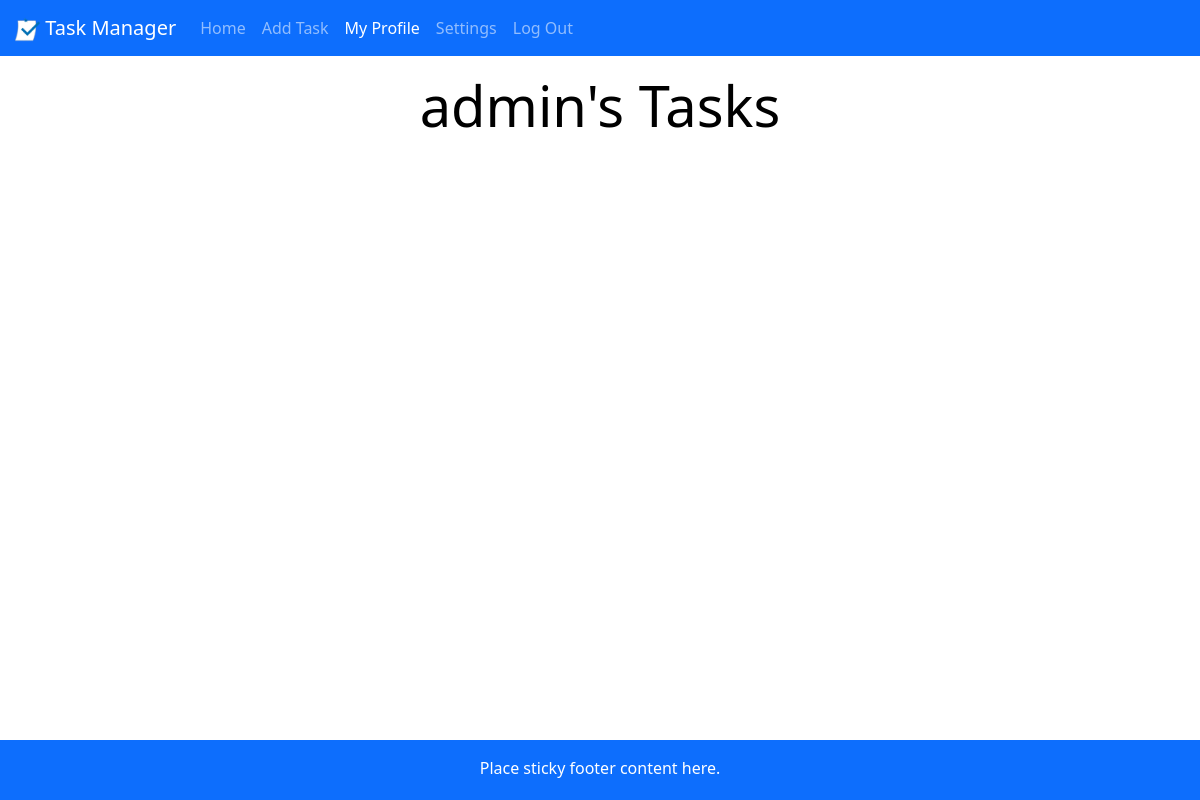
The app's page /admin (signed in), older data.
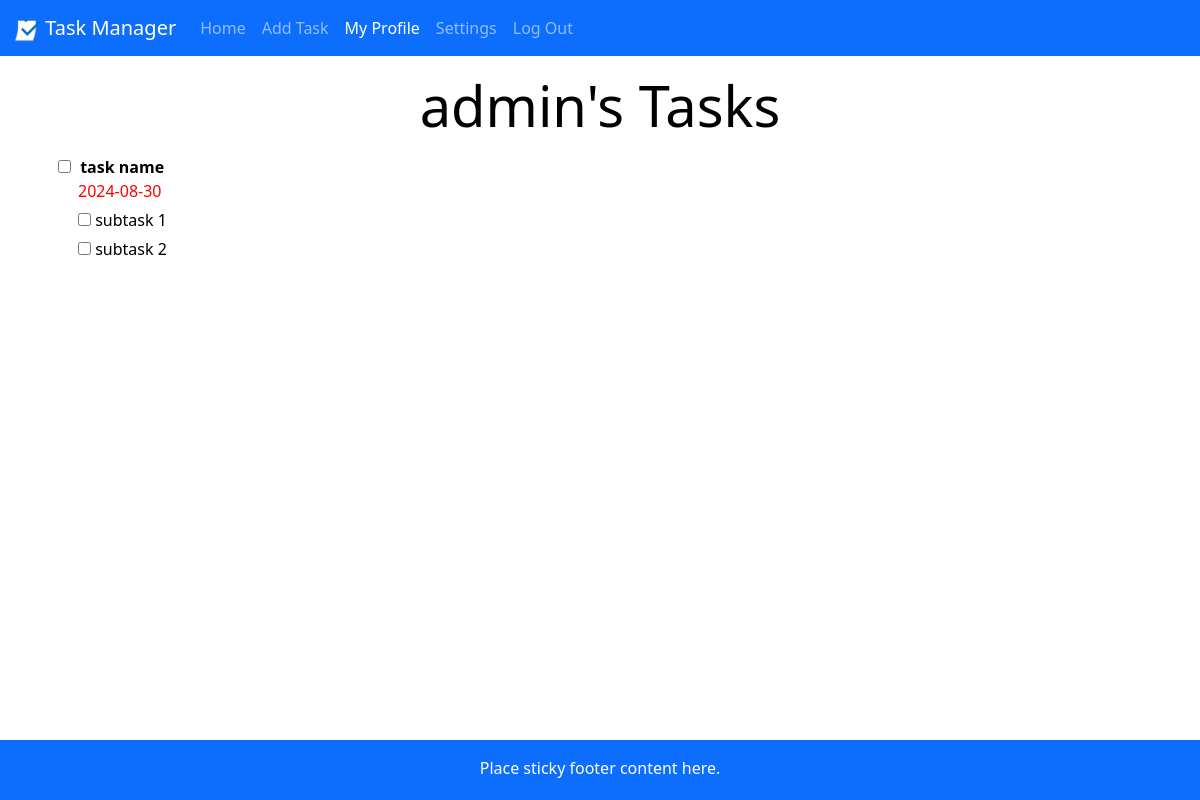
The same page, newer data.
### app.py (models this page shows, shortened)
class Task(db.Model):
    __tablename__ = 'Task'
    id = db.Column(db.Integer, primary_key = True)
    title = db.Column(db.String(100), nullable = False)
    description = db.Column(db.String(200), default = None)
    due_date = db.Column(db.Date, default = None)
    completed = db.Column(db.Boolean, default = False)
    user_lower = db.Column(db.String(20), nullable = False) # matches user_lower in "User" class
    subtasks = db.relationship('Subtask', backref='task', lazy = True)

class Subtask(db.Model):
    __tablename__ = 'Subtask'
    id = db.Column(db.Integer, primary_key = True)
    title = db.Column(db.String(100), default = None)
    completed = db.Column(db.Boolean, default = False)
    task_id = db.Column(db.Integer, db.ForeignKey('Task.id'), nullable = False)

### app.py (the view, shortened to what this page needs)
@app.route("/<user>")
def user_page(user):
    if "user" in session:
        logged_in_user = session["user"]
        stored_user = User.query.filter_by(user_lower=logged_in_user.lower()).first()
        if not stored_user:
            flash("Your account no longer exists. Please log in again.", "error")
            session.pop("user", None)
            return redirect(url_for("login"))
        if user.lower() == stored_user.user_lower:
            tasks_passed = Task.query.filter_by(user_lower=stored_user.user_lower).all()
            return render_template("user.html", user=stored_user.user, tasks= tasks_passed)
    flash("To view profiles, you need to log in first.", "info")
    return redirect(url_for("login"))

### app.py (called while the page is built)
@app.before_request
def check_user_existence():
    if "user" in session:
        user_lower = session["user"].lower()
        if not User.query.filter_by(user_lower=user_lower).first():
            session.pop("user", None)
            flash("Your account no longer exists. Please log in again.", "error")
            return redirect(url_for("login"))

### templates/user.html (shortened to what this page needs)
{% extends "layout.html" %}
{% block home_status %}{% endblock %}
{% block user_status %}active{% endblock %}
{% block settings_status %}{% endblock %}
{% block add_status %}{% endblock %}
{% block content %}
<div class="position-relative m-md-3">
  <div>
    <h1 class="h3 mb-3 display-4 font-weight-normal text-center">{{ user }}'s Tasks</h1>
  </div>
  {% for task in tasks %}
  <span {% if task.completed %} style="text-decoration: line-through" {% endif %}>
    <div class="task">
      <input type="checkbox" class="task-checkbox" {% if task.completed %}checked{% endif %} onclick="updateTaskStatus(this, {{ task.id }})">
      <span class="task-name">{{ task.title }}</span>
      <div class="task-details">
        {% if task.due_date %}
        <span class="task-due-date">{{ task.due_date }}</span><br>
        {% endif %}
        {% for subtask in task.subtasks %}
        <input type="checkbox" class="subtask-checkbox" onclick="updateSubtaskStatus(this, {{ subtask.id }})" {% if subtask.completed %}checked{% endif %}>
        <span class="subtask-name">{{ subtask.title }}</span><br>
        {% endfor %}
      </div>
    </div>
  </span>
  {% endfor %}
</div>
{% endblock %}

Row changes from the older to the newer data that the page shows:
added Task: title "task name", due_date "2024-08-30"
added Subtask: title "subtask 1"
added Subtask: title "subtask 2"
